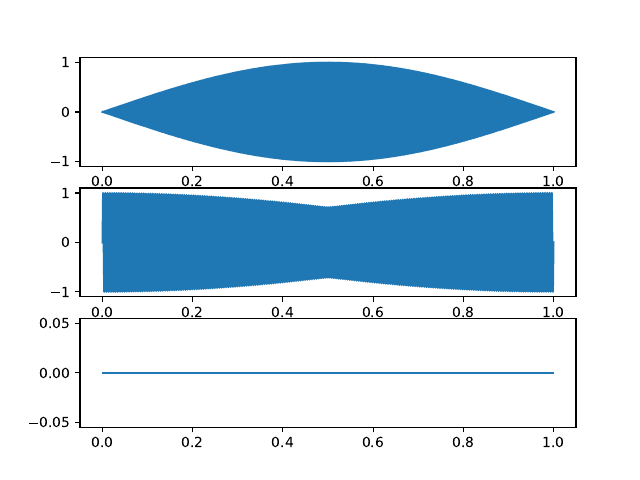

This figure's Python source:
import numpy as np
import matplotlib.pyplot as plt

basic_freq = 800
times = np.linspace(0, 1, basic_freq)
signal1=np.array([np.sin(basic_freq*np.pi*t) for t in times])
signal2=np.array([np.sin(basic_freq*np.pi*t/2) for t in times])
signal3=np.array([np.sin(0*t) for t in times])

fig, axs  = plt.subplots(3)
axs[0].plot(times, signal1)
axs[1].plot(times, signal2)
axs[2].plot(times, signal3)
plt.savefig("ex6.pdf")
